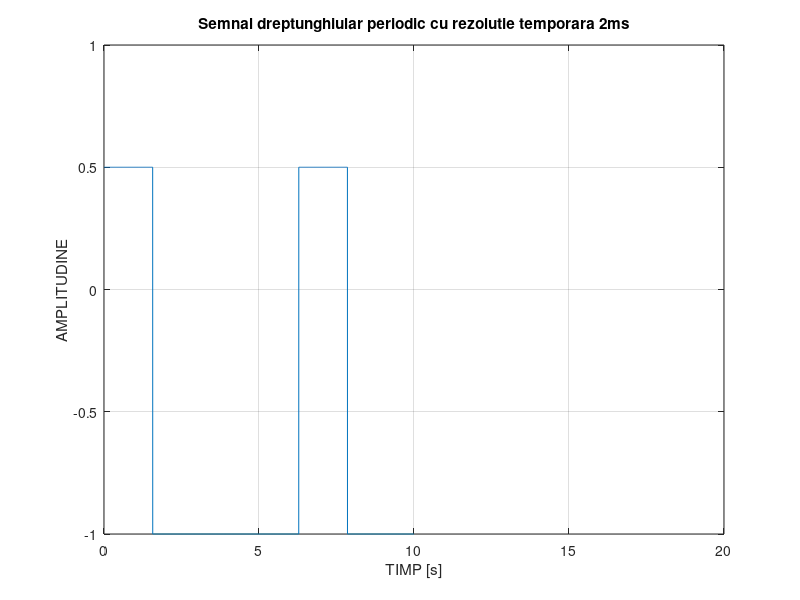
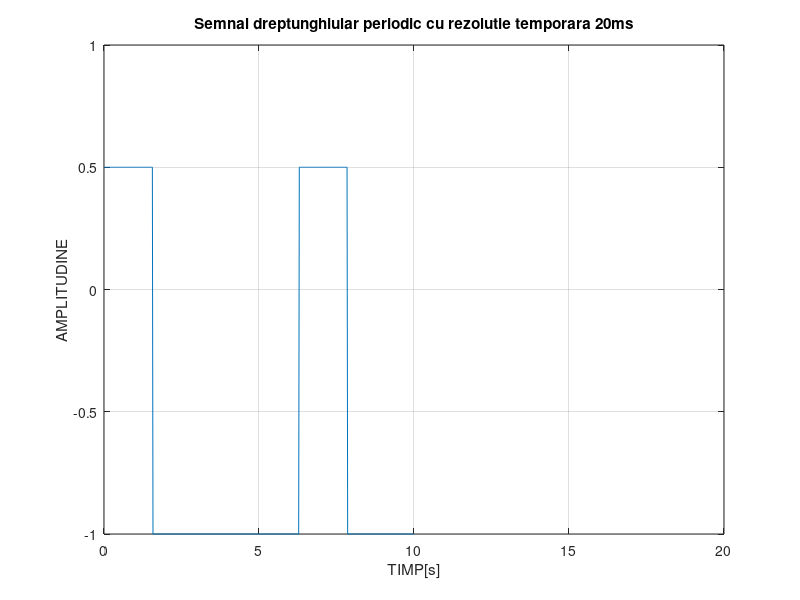
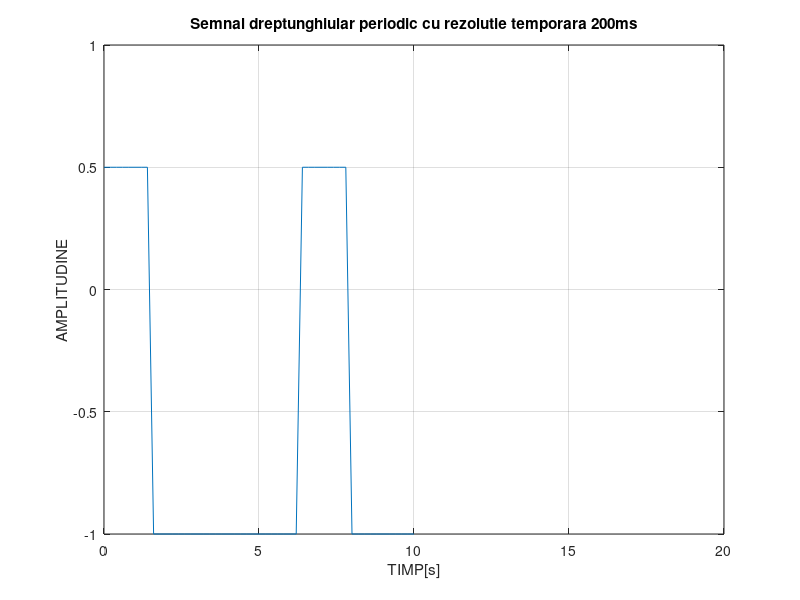

MATLAB code to generate these figures, in order:
%ex.1
figure(1)
T=(0:0.002:10);
x=-0.25+0.75*square(T,25);
plot(T,x)
axis([0 20 -1 1])
title('Semnal dreptunghiular periodic cu rezolutie temporara 2ms')
ylabel('AMPLITUDINE')
xlabel('TIMP [s]')
grid

figure(2)
T=(0:0.02:10);
x=-0.25+0.75*square(T,25);
plot(T,x)
axis([0 20 -1 1])
title('Semnal dreptunghiular periodic cu rezolutie temporara 20ms')
ylabel('AMPLITUDINE')
xlabel('TIMP[s]')
grid


figure(3)
T=(0:0.2:10);
x=-0.25+0.75*square(T,25);
plot(T,x)

axis([0 20 -1 1])
title('Semnal dreptunghiular periodic cu rezolutie temporara 200ms')
ylabel('AMPLITUDINE')
xlabel('TIMP[s]')
grid